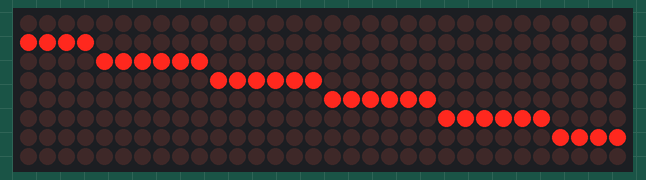
A sketch run on a simulated Arduino Uno, built with avr-gcc and run on an emulated ATmega328P. Shown: 32×8 LED matrix.

Above: at 12.81 s.
At 14.73 s:
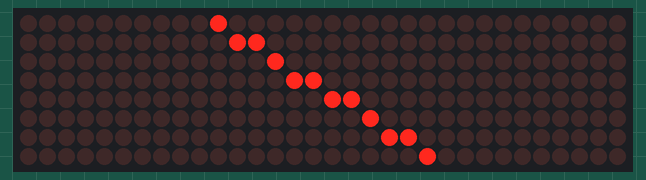
At 16.63 s:
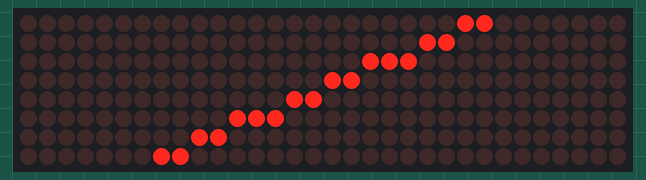
At 20.39 s:
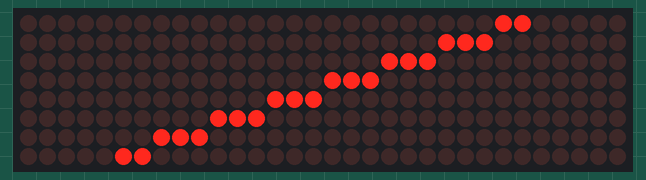
At 28.12 s:
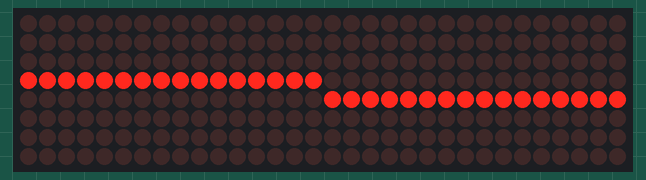
At 39.61 s:
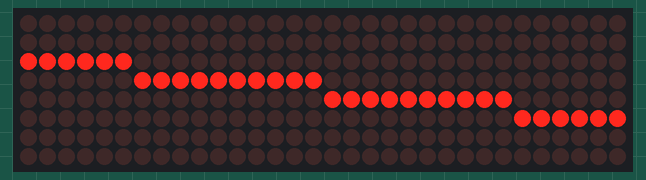

The sketch:

Spin.ino
```cpp
#include <SPI.h>
#include <Adafruit_GFX.h>
#include <Max72xxPanel.h>

int pinCS = 4; // Attach CS to this pin, DIN to MOSI and CLK to SCK (cf http://arduino.cc/en/Reference/SPI )
int numberOfHorizontalDisplays = 4;
int numberOfVerticalDisplays = 1;

Max72xxPanel matrix = Max72xxPanel(pinCS, numberOfHorizontalDisplays, numberOfVerticalDisplays);

void setup() {

  matrix.setIntensity(2); // Use a value between 0 and 15 for brightness
  matrix.setRotation(0, 1);
  matrix.setRotation(1, 1);
  matrix.setRotation(2, 1);
  matrix.setRotation(3, 1);

// Adjust to your own needs
//  matrix.setPosition(0, 0, 0); // The first display is at <0, 0>
//  matrix.setPosition(1, 1, 0); // The second display is at <1, 0>
//  matrix.setPosition(2, 2, 0); // The third display is at <2, 0>
//  matrix.setPosition(3, 3, 0); // And the last display is at <3, 0>
//  ...
//  matrix.setRotation(0, 2);    // The first display is position upside down
//  matrix.setRotation(3, 2);    // The same hold for the last display
}

int wait = 50;
int inc = -2;

void loop() {

  for ( int x = 0; x < matrix.width() - 1; x++ ) {
    matrix.fillScreen(LOW);
    matrix.drawLine(x, 0, matrix.width() - 1 - x, matrix.height() - 1, HIGH);
    matrix.write(); // Send bitmap to display
    delay(wait);
  }

  for ( int y = 0; y < matrix.height() - 1; y++ ) {
    matrix.fillScreen(LOW);
    matrix.drawLine(matrix.width() - 1, y, 0, matrix.height() - 1 - y, HIGH);
    matrix.write(); // Send bitmap to display
    delay(wait);
  }

  wait = wait + inc;
  if ( wait == 0 ) inc = 2;
  if ( wait == 50 ) inc = -2;
}
```
